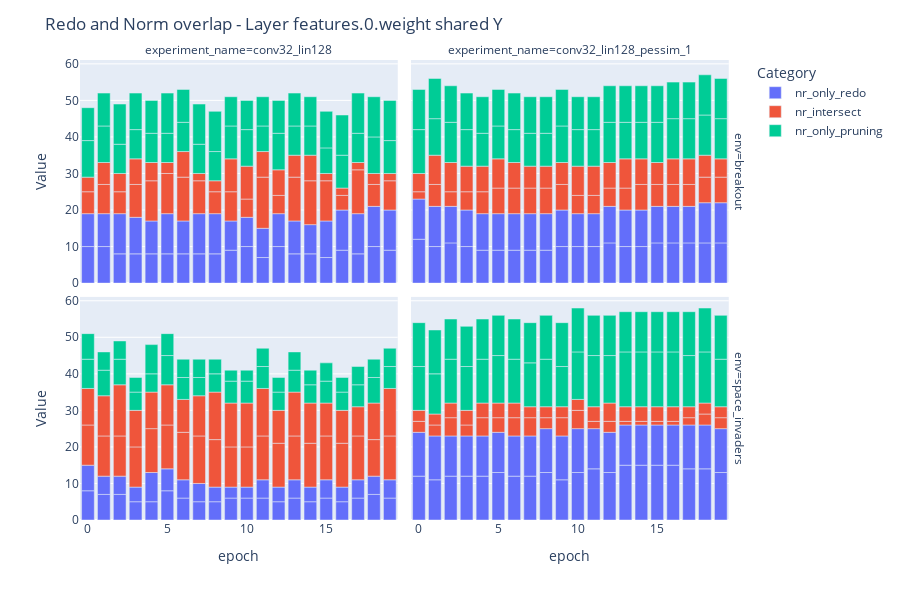
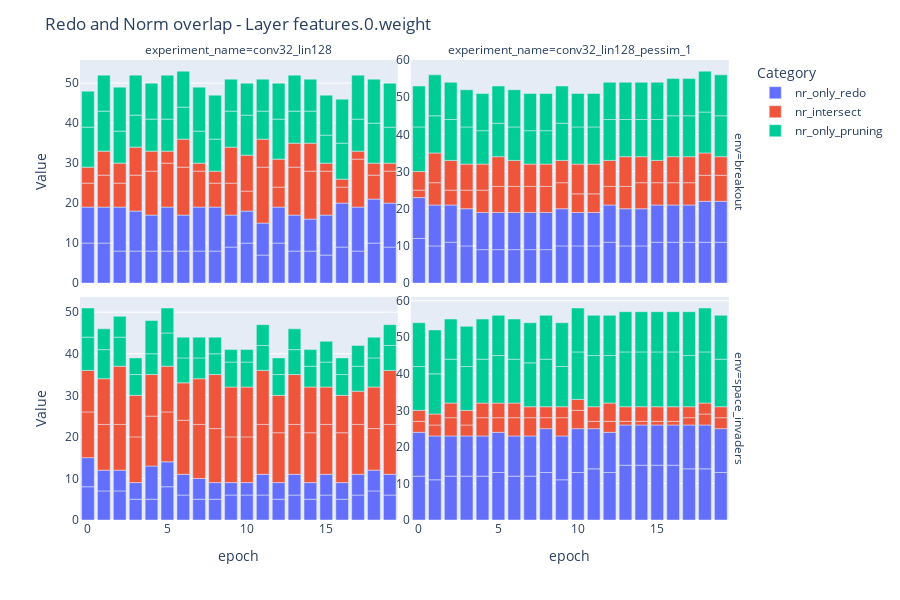
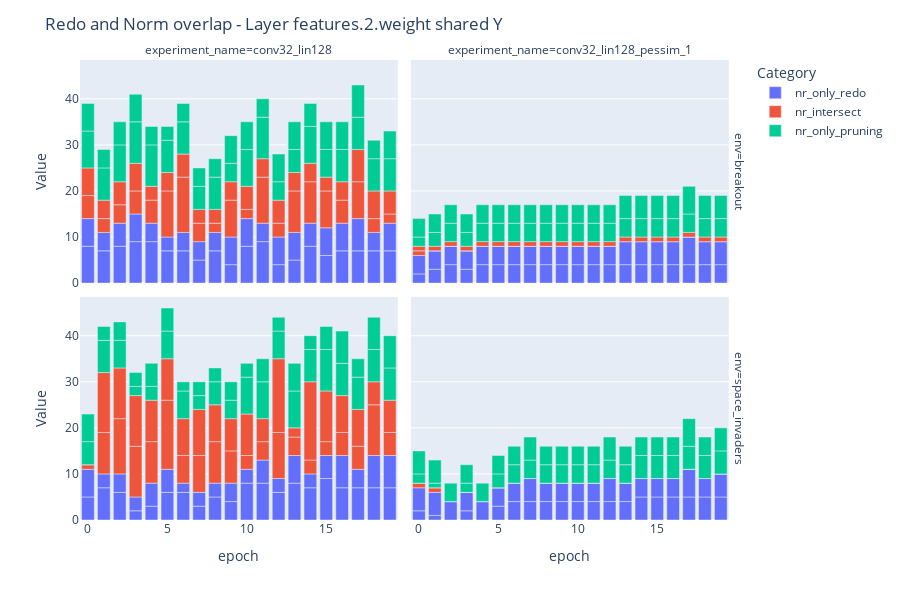
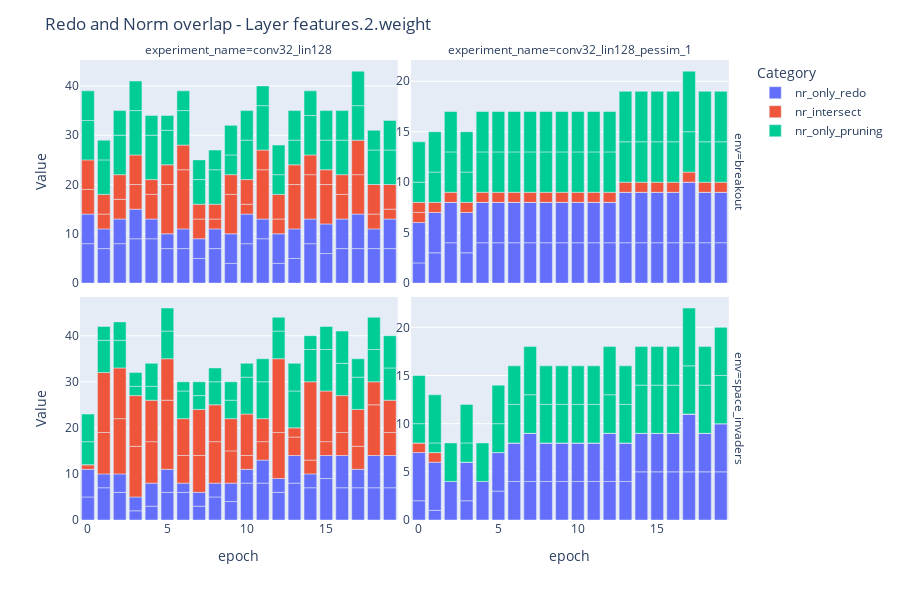

Notebook source saved alongside these figures, in order:
### Code cell
import plotly.graph_objects as go
import plotly.express as px
import plotly.io as pio

df_sub1 = df_res[df_res["experiment_name"].isin(['conv32_lin128', 'conv32_lin128_pessim_1',])]

experiment_order = ['conv32_lin128', 'conv32_lin128_pessim_1',]

for layer in df_sub1["layer"].unique():
    sub_df = df_sub1[(df_sub1["tau"] == 0.025) & (df_sub1["layer"] == layer)]

    melted_df = sub_df.melt(id_vars=['env', 'experiment_name', 'epoch'],
                            value_vars=['nr_only_redo', 'nr_intersect', 'nr_only_pruning'],
                            var_name='Category', value_name='Value')

    fig = px.bar(melted_df, x="epoch", y="Value", color="Category", facet_row="env", facet_col="experiment_name",
                category_orders={"experiment_name": experiment_order}, 
                height=600)
    
    title = f"Redo and Norm overlap - Layer {layer} shared Y"
    file_path = f"imgs/{title}.png"

    # Save the figure as a PNG image
    # pio.write_image(fig, file_path)

    fig.update_layout(title=title)
    fig.show()


    melted_df = sub_df.melt(id_vars=['env', 'experiment_name', 'epoch'],
                            value_vars=['nr_only_redo', 'nr_intersect', 'nr_only_pruning'],
                            var_name='Category', value_name='Value')

    fig = px.bar(melted_df, x="epoch", y="Value", color="Category", facet_row="env", facet_col="experiment_name",
                category_orders={"experiment_name": experiment_order}, height=600)

    fig.update_yaxes(matches=None, showticklabels=True)

    title = f"Redo and Norm overlap - Layer {layer}"
    file_path = f"imgs/{title}.png"
    
    # Save the figure as a PNG image
    # pio.write_image(fig, file_path)

    fig.update_layout(title=title)

    fig.show()
